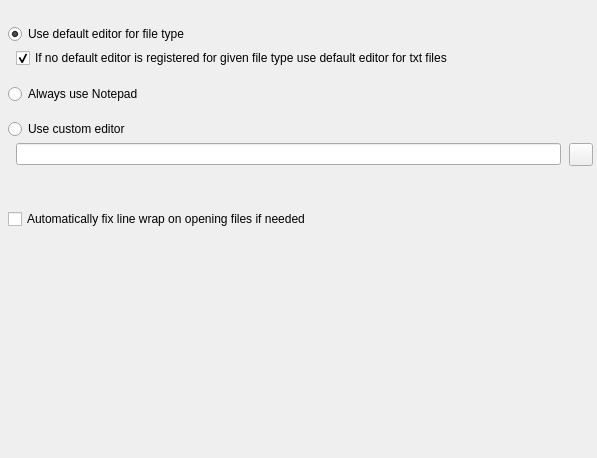
<?xml version="1.0" encoding="UTF-8"?>
<ui version="4.0">
  <class>SetupFrameEditor</class>
  <widget class="QWidget" name="SetupFrameEditor">
    <property name="geometry"><rect><x>0</x><y>0</y><width>597</width><height>458</height></rect></property>
    <property name="vclDesignWidth" stdset="0"><number>597</number></property>
    <property name="vclDesignHeight" stdset="0"><number>458</number></property>
    <layout class="QVBoxLayout" name="SetupFrameEditor_Layout" stretch="0,0,0,0,0,0,0,1">
      <property name="leftMargin"><number>8</number></property>
      <property name="topMargin"><number>24</number></property>
      <property name="rightMargin"><number>4</number></property>
      <property name="bottomMargin"><number>8</number></property>
      <property name="spacing"><number>0</number></property>
      <item>
        <layout class="QGridLayout" name="SetupFrameEditor_Section1" columnstretch="0,0,1">
          <property name="leftMargin"><number>0</number></property>
          <property name="topMargin"><number>0</number></property>
          <property name="rightMargin"><number>0</number></property>
          <property name="bottomMargin"><number>0</number></property>
          <property name="horizontalSpacing"><number>8</number></property>
          <property name="verticalSpacing"><number>4</number></property>
          <item row="0" column="0" colspan="3">
            <widget class="QRadioButton" name="RadioButtonDefault">
              <property name="text"><string>Use default editor for file type</string></property>
              <property name="checked"><bool>true</bool></property>
            </widget>
          </item>
          <item row="1" column="1" colspan="2">
            <widget class="QCheckBox" name="FallbackCheckBox">
              <property name="text"><string>If no default editor is registered for given file type use default editor for txt files</string></property>
              <property name="checked"><bool>true</bool></property>
            </widget>
          </item>
          <item row="0" column="2">
            <spacer name="SetupFrameEditor_Section1_HFill">
              <property name="orientation"><enum>Qt::Horizontal</enum></property>
              <property name="sizeHint" stdset="0"><size><width>0</width><height>0</height></size></property>
            </spacer>
          </item>
        </layout>
      </item>
      <item>
        <spacer name="SetupFrameEditor_Gap1">
          <property name="orientation"><enum>Qt::Vertical</enum></property>
          <property name="sizeType"><enum>QSizePolicy::Fixed</enum></property>
          <property name="sizeHint" stdset="0"><size><width>0</width><height>16</height></size></property>
        </spacer>
      </item>
      <item>
        <layout class="QGridLayout" name="SetupFrameEditor_Section2" columnstretch="0,1">
          <property name="leftMargin"><number>0</number></property>
          <property name="topMargin"><number>0</number></property>
          <property name="rightMargin"><number>0</number></property>
          <property name="bottomMargin"><number>0</number></property>
          <property name="horizontalSpacing"><number>8</number></property>
          <property name="verticalSpacing"><number>4</number></property>
          <item row="0" column="0" colspan="2">
            <widget class="QRadioButton" name="RadioButtonNotepad">
              <property name="text"><string>Always use Notepad</string></property>
            </widget>
          </item>
          <item row="0" column="1">
            <spacer name="SetupFrameEditor_Section2_HFill">
              <property name="orientation"><enum>Qt::Horizontal</enum></property>
              <property name="sizeHint" stdset="0"><size><width>0</width><height>0</height></size></property>
            </spacer>
          </item>
        </layout>
      </item>
      <item>
        <spacer name="SetupFrameEditor_Gap2">
          <property name="orientation"><enum>Qt::Vertical</enum></property>
          <property name="sizeType"><enum>QSizePolicy::Fixed</enum></property>
          <property name="sizeHint" stdset="0"><size><width>0</width><height>15</height></size></property>
        </spacer>
      </item>
      <item>
        <layout class="QGridLayout" name="SetupFrameEditor_Section3" columnstretch="0,0,1,0">
          <property name="leftMargin"><number>0</number></property>
          <property name="topMargin"><number>0</number></property>
          <property name="rightMargin"><number>0</number></property>
          <property name="bottomMargin"><number>0</number></property>
          <property name="horizontalSpacing"><number>8</number></property>
          <property name="verticalSpacing"><number>4</number></property>
          <item row="0" column="0" colspan="4">
            <widget class="QRadioButton" name="RadioButtonCustom">
              <property name="text"><string>Use custom editor</string></property>
            </widget>
          </item>
          <item row="1" column="1" colspan="2">
            <widget class="QLineEdit" name="CustomEdit">
      </widget>
          </item>
          <item row="1" column="3" alignment="Qt::AlignRight">
            <widget class="QToolButton" name="CustomButton">
              <property name="icon"><iconset resource="../../resources/dfend.qrc"><normaloff>:/glyphs/92d9d1a333bceee3.png</normaloff></iconset></property>
              <property name="iconSize"><size><width>16</width><height>16</height></size></property>
              <property name="minimumSize"><size><width>23</width><height>0</height></size></property>
            </widget>
          </item>
          <item row="0" column="2">
            <spacer name="SetupFrameEditor_Section3_HFill">
              <property name="orientation"><enum>Qt::Horizontal</enum></property>
              <property name="sizeHint" stdset="0"><size><width>0</width><height>0</height></size></property>
            </spacer>
          </item>
        </layout>
      </item>
      <item>
        <spacer name="SetupFrameEditor_Gap3">
          <property name="orientation"><enum>Qt::Vertical</enum></property>
          <property name="sizeType"><enum>QSizePolicy::Fixed</enum></property>
          <property name="sizeHint" stdset="0"><size><width>0</width><height>43</height></size></property>
        </spacer>
      </item>
      <item>
        <layout class="QGridLayout" name="SetupFrameEditor_Section4" columnstretch="0,1">
          <property name="leftMargin"><number>0</number></property>
          <property name="topMargin"><number>0</number></property>
          <property name="rightMargin"><number>0</number></property>
          <property name="bottomMargin"><number>0</number></property>
          <property name="horizontalSpacing"><number>8</number></property>
          <property name="verticalSpacing"><number>4</number></property>
          <item row="0" column="0" colspan="2">
            <widget class="QCheckBox" name="FixLineWrapCheckBox">
              <property name="text"><string>Automatically fix line wrap on opening files if needed</string></property>
            </widget>
          </item>
          <item row="0" column="1">
            <spacer name="SetupFrameEditor_Section4_HFill">
              <property name="orientation"><enum>Qt::Horizontal</enum></property>
              <property name="sizeHint" stdset="0"><size><width>0</width><height>0</height></size></property>
            </spacer>
          </item>
        </layout>
      </item>
      <item>
        <spacer name="SetupFrameEditor_VFill">
          <property name="orientation"><enum>Qt::Vertical</enum></property>
          <property name="sizeHint" stdset="0"><size><width>0</width><height>0</height></size></property>
        </spacer>
      </item>
    </layout>
  </widget>
  <tabstops>
    <tabstop>RadioButtonDefault</tabstop>
    <tabstop>FallbackCheckBox</tabstop>
    <tabstop>RadioButtonNotepad</tabstop>
    <tabstop>RadioButtonCustom</tabstop>
    <tabstop>CustomEdit</tabstop>
    <tabstop>FixLineWrapCheckBox</tabstop>
  </tabstops>
  <resources>
    <include location="../../resources/dfend.qrc" />
  </resources>
  <connections />
</ui>
